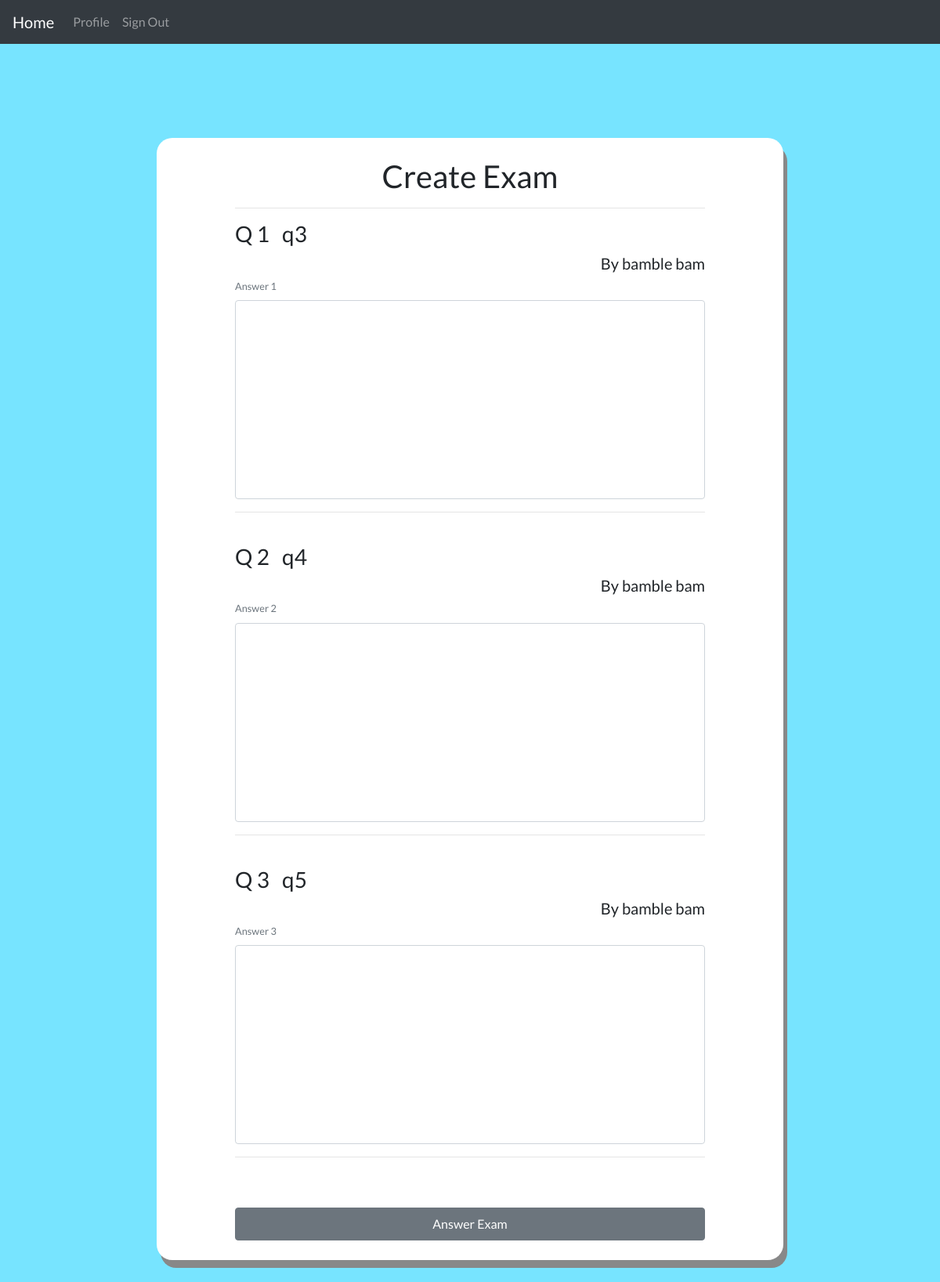
The page /quiz/add-response/b60058508f (signed in) on the database its author committed.
### quiz/models.py (models this page shows, shortened)
class Question(models.Model):
    author = models.ForeignKey(
        User, on_delete=models.CASCADE, null=True, blank=True)
    title = models.CharField(max_length=200)
    model_answer = models.TextField(null=True)
    question_code = models.CharField(max_length=200, default=uuid4().hex[:6])
    slug = models.SlugField(max_length=255, null=True, blank=True)
    date_added = models.DateTimeField(auto_now_add=True, null=True, blank=True)
    is_exam = models.BooleanField(default=False)
    is_private = models.BooleanField(default=False)

### user_auth/models.py (models this page shows, shortened)
class User(AbstractUser):
    first_name = models.CharField(max_length=200, null=True, blank=True)
    last_name = models.CharField(max_length=200, null=True, blank=True)
    roll_no = models.CharField(max_length=200, null=True, blank=True)
    username = models.CharField(max_length=200, unique=True)
    email = models.CharField(max_length=200, unique=True)
    slug = models.SlugField()
    is_teacher = models.BooleanField(default=False)
    def __str__(self):
        return str(self.first_name)+" "+str(self.last_name)

### quiz/views.py (the view)
# urls.py: path('add-response/<slug>', views.addResponseToExam, name='add-response'),
@login_required
def addResponseToExam(request, slug):
    exam_response = get_object_or_404(ExamResponse, slug=slug)
    exam = exam_response.exam
    questions = exam.questions.all()
    ExamResponseFormset = modelformset_factory(Response, form=ExamResponseForm, extra=len(
        questions), can_order=True, formset=EmptyQueryBaseModelFormSet)
    if request.method == 'POST':
        formset = ExamResponseFormset(request.POST)
        sbert_model = SentenceTransformer('bert-base-nli-mean-tokens')
        total_marks = list()
        for form in formset:
            if form.is_valid():
                instance = form.save()
                instance.user = request.user
                instance.is_exam = True
                question_slug = form.cleaned_data['hidden_question']
                question = Question.objects.get(slug=question_slug)
                model_answer = question.model_answer
                response_answer = instance.body
                sentence_embeddings = sbert_model.encode(
                    [model_answer, response_answer])
                score = cosine_similarity(sentence_embeddings)[0][1]
                instance.marks = round(score*100)
                total_marks.append(instance.marks)
                instance.question = question
                instance.save()
                exam_response.responses.add(instance)
                exam_response.marks = round(sum(total_marks)/len(questions))
                exam_response.save()
        return redirect('exam-home')
    else:
        formset = ExamResponseFormset()
    context = {
        'formset': zip(formset, questions),
        'formset2': formset
    }
    return render(request, 'quiz/add_response.html', context=context)

### quiz/templates/quiz/add_response.html (shortened to what this page needs)
{% extends 'layouts/quiz_page.html' %}
{% load widget_tweaks %}
{% block content %}
<div class="login my-auto">
    <form action="" method="POST" class="login-form">
        <div class="title text-center">
            <h1>Create Exam</h1>
            <hr>
        </div>
        {% for form, question in formset %}
        <div class="ques-desc">
            <div class="question">
                <h3>Q {{forloop.counter}}</h3>
                <h3>{{question.title}}</h3>
            </div>
            <h5 class="text-right">By {{question.author}}</h5>
        </div>
        <div class="form-group my-1 input-field">
            {{form.body|add_class:"form-control"}}
            <label for="" class="small">Answer {{forloop.counter}}</label>
        </div>
        <hr>
        <br>
        {% endfor %}
        <div class="mt-4">
            <button type="button" class="btn btn-secondary w-100 p-2" data-toggle="modal" data-target="#exampleModal">
                Answer Exam
            </button>
        </div>
    </form>
</div>
{% endblock %}

### static/css/quiz_styles.css (style rules this page uses)
body, html { height: 100%; -webkit-box-sizing: border-box; box-sizing: border-box; background-color: #77e4ff; font-family: "Lato", sans-serif; overflow-x: hidden; }
.login { padding: 25px; }
.question { display: -ms-grid; display: grid; -ms-grid-columns: 10% 90%; grid-template-columns: 10% 90%; }
.login-form { height: 100%; max-width: 600px; margin: auto; }
.login-form .input-field { display: -webkit-box; display: -ms-flexbox; display: flex; -webkit-box-orient: vertical; -webkit-box-direction: reverse; -ms-flex-direction: column-reverse; flex-direction: column-reverse; }
.login-form .input-field textarea:valid + label { color: #6c757d; }
.login-form .input-field label { color: white; }
.login-form .input-field textarea { resize: none; }

### rows shown on the page
Question: title "q3", author "bamble bam"
Question: title "q4", author "bamble bam"
Question: title "q5", author "bamble bam"
